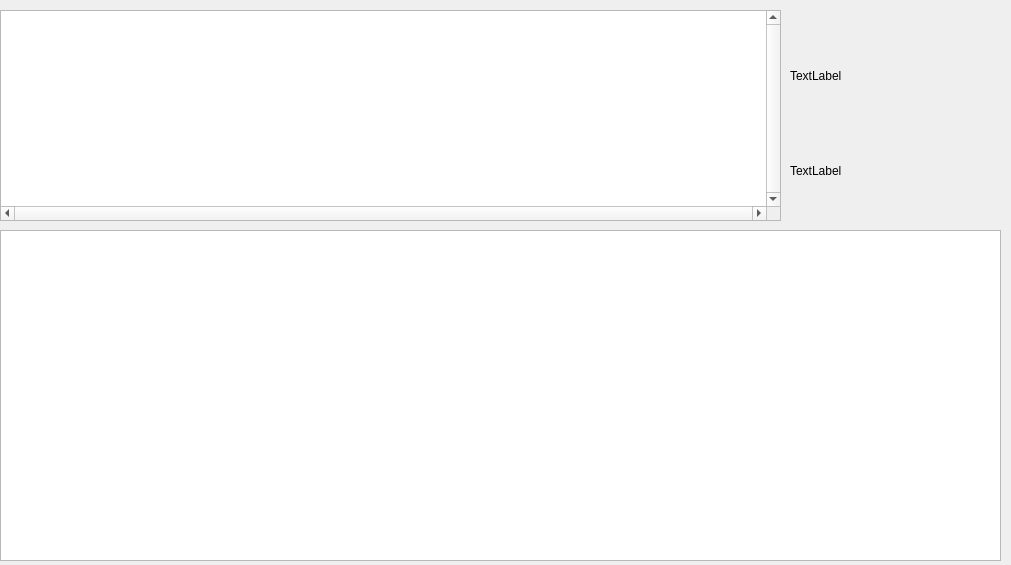
<?xml version="1.0" encoding="UTF-8"?>
<ui version="4.0">
 <class>Form</class>
 <widget class="QWidget" name="Form">
  <property name="geometry">
   <rect>
    <x>0</x>
    <y>0</y>
    <width>1011</width>
    <height>565</height>
   </rect>
  </property>
  <property name="minimumSize">
   <size>
    <width>1011</width>
    <height>565</height>
   </size>
  </property>
  <property name="maximumSize">
   <size>
    <width>1011</width>
    <height>565</height>
   </size>
  </property>
  <property name="windowTitle">
   <string>Form</string>
  </property>
  <widget class="QTreeView" name="list_sort">
   <property name="geometry">
    <rect>
     <x>0</x>
     <y>10</y>
     <width>781</width>
     <height>211</height>
    </rect>
   </property>
   <property name="verticalScrollBarPolicy">
    <enum>Qt::ScrollBarAlwaysOn</enum>
   </property>
   <property name="horizontalScrollBarPolicy">
    <enum>Qt::ScrollBarAlwaysOn</enum>
   </property>
  </widget>
  <widget class="QLabel" name="label">
   <property name="geometry">
    <rect>
     <x>790</x>
     <y>10</y>
     <width>201</width>
     <height>131</height>
    </rect>
   </property>
   <property name="text">
    <string>TextLabel</string>
   </property>
  </widget>
  <widget class="QLabel" name="label_2">
   <property name="geometry">
    <rect>
     <x>790</x>
     <y>130</y>
     <width>171</width>
     <height>81</height>
    </rect>
   </property>
   <property name="text">
    <string>TextLabel</string>
   </property>
  </widget>
  <widget class="QColumnView" name="view">
   <property name="geometry">
    <rect>
     <x>0</x>
     <y>230</y>
     <width>1001</width>
     <height>331</height>
    </rect>
   </property>
  </widget>
 </widget>
 <resources/>
 <connections/>
</ui>
